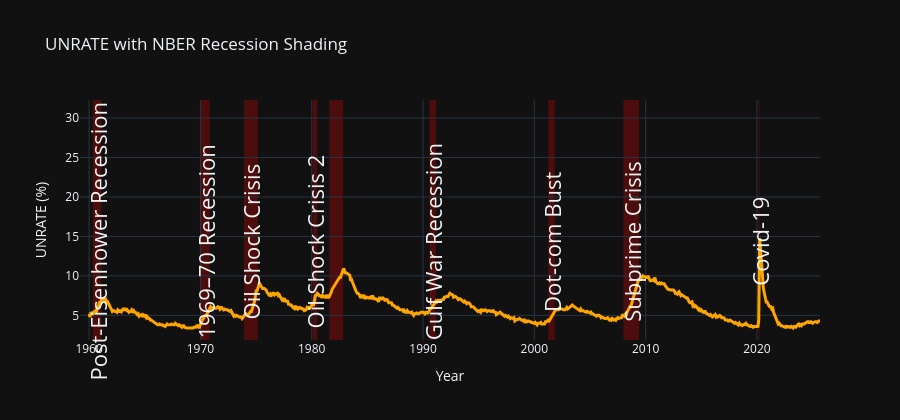

Notebook cell for this chart:
### Markdown cell above
## Pourrons-nous

### Code cell
import pandas as pd
import plotly.graph_objects as go

# ----------------------------
# 1) UNRATE + USREC
# ----------------------------
df_plot = df[["UNRATE", "USREC"]].copy()

# Datetime index + make tz-naive if needed
idx = pd.to_datetime(df_plot.index)
if getattr(idx, "tz", None) is not None:
    idx = idx.tz_convert(None)
df_plot.index = idx

# ----------------------------
# 2) Detect recession spans (USREC = 1)
# ----------------------------
usrec = df_plot["USREC"]

start_mask = (usrec == 1) & (usrec.shift(1).fillna(0) == 0)
end_mask   = (usrec == 1) & (usrec.shift(-1).fillna(0) == 0)

recessions = pd.DataFrame({
    "start": usrec.index[start_mask],
    "end":   usrec.index[end_mask],
}).reset_index(drop=True)

# Ensure tz-naive
recessions["start"] = pd.to_datetime(recessions["start"])
recessions["end"]   = pd.to_datetime(recessions["end"])
if getattr(recessions["start"].dt, "tz", None) is not None:
    recessions["start"] = recessions["start"].dt.tz_convert(None)
    recessions["end"]   = recessions["end"].dt.tz_convert(None)

# ----------------------------
# 3) Labels (English, NO dates in text)
#    - Crises: no word "recession"
#    - Other spans: keep "Recession" wording
# ----------------------------
labels_by_year = {
    # non-crisis recessions (keep "Recession")
    1960: "Post-Eisenhower Recession",
    1970: "1969–70 Recession",
    1990: "Gulf War Recession",

    # crises (NO "Recession")
    1973: "Oil Shock Crisis",
    1980: "Oil Shock Crisis 2",
    2001: "Dot-com Bust",
    2007: "Subprime Crisis",
    2008: "Subprime Crisis",   # robustness if your span starts in 2008
    2020: "Covid-19",
}

# ----------------------------
# 4) Plotly: line + shaded spans + labels
# ----------------------------
fig = go.Figure()

# UNRATE line
fig.add_trace(
    go.Scatter(
        x=df_plot.index,
        y=df_plot["UNRATE"],
        mode="lines",
        name="Unemployment rate (UNRATE)",
        line=dict(width=3, color="#FFA500"),
    )
)

y_max = float(df_plot["UNRATE"].max())
y_text = y_max * 0.97

shapes = []
annotations = []
used_labels = set()  # avoid duplicates (e.g., 2007 & 2008 both map to Subprime Crisis)

for _, row in recessions.iterrows():
    start, end = row["start"], row["end"]

    # Shaded area for USREC=1
    shapes.append(
        dict(
            type="rect",
            xref="x",
            yref="paper",
            x0=start,
            x1=end,
            y0=0,
            y1=1,
            fillcolor="red",
            opacity=0.25,
            line=dict(width=0),
            layer="below",
        )
    )

    # Label by year coverage (robust to month alignment)
    label = None
    for year, name in labels_by_year.items():
        if start.year <= year <= end.year and name not in used_labels:
            label = name
            break

    if label:
        used_labels.add(label)
        mid = start + (end - start) / 2
        annotations.append(
            dict(
                x=mid,
                y=y_text,
                xref="x",
                yref="y",
                text=label,
                showarrow=False,
                textangle=-90,
                font=dict(size=22, color="white"),
                opacity=0.95,
            )
        )

# ----------------------------
# 5) Layout (English)
# ----------------------------
fig.update_layout(
    title="UNRATE with NBER Recession Shading",
    xaxis_title="Year",
    yaxis_title="UNRATE (%)",
    template="plotly_dark",
    shapes=shapes,
    annotations=annotations,
    height=420,
    legend=dict(
        orientation="h",
        yanchor="bottom",
        y=1.02,
        xanchor="right",
        x=1,
        title_text="",
    ),
)

fig.show()

### Figure 1 — Plotly figure (JSON) as saved in the notebook; plotly's stock layout.template omitted (floating-point values rounded to 4 significant figures; data arrays with more than 128 entries replaced by an {"elided": "..."} marker saying what was removed)
{"data": [{"line": {"color": "#FFA500", "width": 3}, "mode": "lines", "name": "Unemployment rate (UNRATE)", "type": "scatter", "x": {"elided": "789 str values"}, "y": {"elided": "789 float values"}}], "layout": {"annotations": [{"font": {"color": "white", "size": 22}, "opacity": 0.95, "showarrow": false, "text": "Post-Eisenhower Recession", "textangle": -90, "x": "1960-09-16T00:00:00", "xref": "x", "y": 14.36, "yref": "y"}, {"font": {"color": "white", "size": 22}, "opacity": 0.95, "showarrow": false, "text": "1969–70 Recession", "textangle": -90, "x": "1970-06-02T00:00:00", "xref": "x", "y": 14.36, "yref": "y"}, {"font": {"color": "white", "size": 22}, "opacity": 0.95, "showarrow": false, "text": "Oil Shock Crisis", "textangle": -90, "x": "1974-07-16T12:00:00", "xref": "x", "y": 14.36, "yref": "y"}, {"font": {"color": "white", "size": 22}, "opacity": 0.95, "showarrow": false, "text": "Oil Shock Crisis 2", "textangle": -90, "x": "1980-04-16T12:00:00", "xref": "x", "y": 14.36, "yref": "y"}, {"font": {"color": "white", "size": 22}, "opacity": 0.95, "showarrow": false, "text": "Gulf War Recession", "textangle": -90, "x": "1990-11-15T00:00:00", "xref": "x", "y": 14.36, "yref": "y"}, {"font": {"color": "white", "size": 22}, "opacity": 0.95, "showarrow": false, "text": "Dot-com Bust", "textangle": -90, "x": "2001-07-17T00:00:00", "xref": "x", "y": 14.36, "yref": "y"}, {"font": {"color": "white", "size": 22}, "opacity": 0.95, "showarrow": false, "text": "Subprime Crisis", "textangle": -90, "x": "2008-09-15T12:00:00", "xref": "x", "y": 14.36, "yref": "y"}, {"font": {"color": "white", "size": 22}, "opacity": 0.95, "showarrow": false, "text": "Covid-19", "textangle": -90, "x": "2020-03-16T12:00:00", "xref": "x", "y": 14.36, "yref": "y"}], "height": 420, "legend": {"orientation": "h", "title": {"text": ""}, "x": 1, "xanchor": "right", "y": 1.02, "yanchor": "bottom"}, "shapes": [{"fillcolor": "red", "layer": "below", "line": {"width": 0}, "opacity": 0.25, "type": "rect", "x0": "1960-05-01T00:00:00", "x1": "1961-02-01T00:00:00", "xref": "x", "y0": 0, "y1": 1, "yref": "paper"}, {"fillcolor": "red", "layer": "below", "line": {"width": 0}, "opacity": 0.25, "type": "rect", "x0": "1970-01-01T00:00:00", "x1": "1970-11-01T00:00:00", "xref": "x", "y0": 0, "y1": 1, "yref": "paper"}, {"fillcolor": "red", "layer": "below", "line": {"width": 0}, "opacity": 0.25, "type": "rect", "x0": "1973-12-01T00:00:00", "x1": "1975-03-01T00:00:00", "xref": "x", "y0": 0, "y1": 1, "yref": "paper"}, {"fillcolor": "red", "layer": "below", "line": {"width": 0}, "opacity": 0.25, "type": "rect", "x0": "1980-02-01T00:00:00", "x1": "1980-07-01T00:00:00", "xref": "x", "y0": 0, "y1": 1, "yref": "paper"}, {"fillcolor": "red", "layer": "below", "line": {"width": 0}, "opacity": 0.25, "type": "rect", "x0": "1981-08-01T00:00:00", "x1": "1982-11-01T00:00:00", "xref": "x", "y0": 0, "y1": 1, "yref": "paper"}, {"fillcolor": "red", "layer": "below", "line": {"width": 0}, "opacity": 0.25, "type": "rect", "x0": "1990-08-01T00:00:00", "x1": "1991-03-01T00:00:00", "xref": "x", "y0": 0, "y1": 1, "yref": "paper"}, {"fillcolor": "red", "layer": "below", "line": {"width": 0}, "opacity": 0.25, "type": "rect", "x0": "2001-04-01T00:00:00", "x1": "2001-11-01T00:00:00", "xref": "x", "y0": 0, "y1": 1, "yref": "paper"}, {"fillcolor": "red", "layer": "below", "line": {"width": 0}, "opacity": 0.25, "type": "rect", "x0": "2008-01-01T00:00:00", "x1": "2009-06-01T00:00:00", "xref": "x", "y0": 0, "y1": 1, "yref": "paper"}, {"fillcolor": "red", "layer": "below", "line": {"width": 0}, "opacity": 0.25, "type": "rect", "x0": "2020-03-01T00:00:00", "x1": "2020-04-01T00:00:00", "xref": "x", "y0": 0, "y1": 1, "yref": "paper"}], "title": {"text": "UNRATE with NBER Recession Shading"}, "xaxis": {"title": {"text": "Year"}}, "yaxis": {"title": {"text": "UNRATE (%)"}}}}
